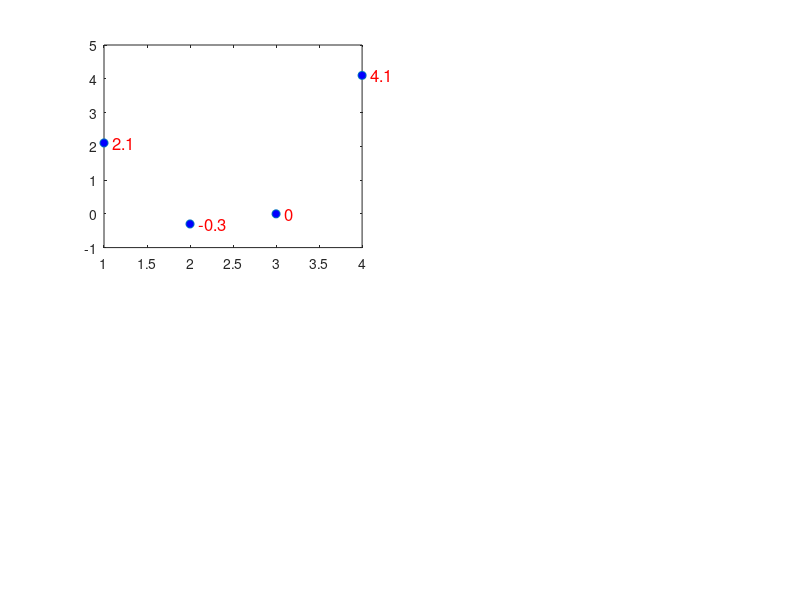

This chart was generated by the following MATLAB code: (Note: this script raises an error after producing the figure.)
%%% Relative level
clear all;
close all;

% Sub 1
% EIL
overall_real_eil = [-1.4 6.3 -37.9 4.6];
trees_real_eil = [2.7 15 -52.4 5.4];
hobble_real_eil = [1.9 4.7 -39.8 -1.6];
crocus_real_eil = [-4.1 10.2 -41.9 4.3];
spring_real_eil = [3.7 26 -56.5 15.8];

overall_ls_eil = [0.9 8.1 -42.5 0.4];
trees_ls_eil = [0.6 15.3 -57.0 1.3];
hobble_ls_eil = [-0.3 7.6 -44.0 1.0];
crocus_ls_eil = [-0.4 10.6 -43.6 -2.0];
spring_ls_eil = [0.5 29.4 -65.3 5.5];

figure;
subplot(2,2,1);
y = [trees_real_eil(1) - trees_ls_eil(1) trees_real_eil(2) - trees_ls_eil(2) 0 trees_real_eil(4) - trees_ls_eil(4)];
z = y;
plot(y,'o','MarkerFaceColor','b');
for i = 1:4
    text(i+0.1,y(i),num2str(y(i)),'Color','red','FontSize',12);
end
hline = refline([0 0]);
set(hline,'Color','k');
title('Subject 1, EIL: Consonant Source Level','fontweight','bold','fontsize',12);
xlabel('Trees: T');
ylabel('dB change vs. AC');
set(gca,'XTickLabel',{'NG14','RR','AC', 'LG14'});

subplot(2,2,2);
y = [hobble_real_eil(1) - hobble_ls_eil(1) hobble_real_eil(2) - hobble_ls_eil(2) 0 hobble_real_eil(4) - hobble_ls_eil(4)];
z = [z; y];
plot(y,'o','MarkerFaceColor','b')
for i = 1:4
    text(i+0.1,y(i),num2str(y(i)),'Color','red','FontSize',12);
end
hline = refline([0 0]);
set(hline,'Color','k');
xlabel('Hobble: B');
ylabel('dB change vs. AC');
set(gca,'XTickLabel',{'NG14','RR','AC', 'LG14'});

subplot(2,2,3);
y = [crocus_real_eil(1) - crocus_ls_eil(1) crocus_real_eil(2) - crocus_ls_eil(2) 0 crocus_real_eil(4) - crocus_ls_eil(4)];
z = [z; y];
plot(y,'o','MarkerFaceColor','b')
for i = 1:4
    text(i+0.1,y(i),num2str(y(i)),'Color','red','FontSize',12);
end
hline = refline([0 0]);
set(hline,'Color','k');
xlabel('Crocus: 2nd C');
ylabel('dB change vs. AC');
set(gca,'XTickLabel',{'NG14','RR','AC', 'LG14'});

subplot(2,2,4);
y = [spring_real_eil(1) - spring_ls_eil(1) spring_real_eil(2) - spring_ls_eil(2) 0 spring_real_eil(4) - spring_ls_eil(4)];
z = [z; y];
plot(y,'o','MarkerFaceColor','b');
for i = 1:4
    text(i+0.1,y(i),num2str(y(i)),'Color','red','FontSize',12);
end
hline = refline([0 0]);
set(hline,'Color','k');
xlabel('Spring: P');
ylabel('dB change vs. AC');
set(gca,'XTickLabel',{'NG14','RR','AC', 'LG14'});


% ATR
overall_real_atr = [-1.0 7.5 -35.6 2.1];
trod_real_atr = [1.7 24 -56.3 5.8];
crystal_real_atr = [11.2 33.5 -60.8 9.3];
god_real_atr = [8.4 27 -59 -1.7];
beautiful_real_atr = [-0.3 7 -35.8 -1.7];

overall_ls_atr = [1.1 8.9 -40.8 1.0];
trod_ls_atr = [0.6 23 -59.4 3];
crystal_ls_atr = [3.2 30.1 -64 5.8];
god_ls_atr = [2.8 28.9 -64.5 6];
beautiful_ls_atr = [-0.8 7.6 -41.9 1.1];
figure;
subplot(2,2,1);
y = [trod_real_atr(1) - trod_ls_atr(1) trod_real_atr(2) - trod_ls_atr(2) 0 trod_real_atr(4) - trod_ls_atr(4)];
z = [z; y];
plot(y,'o','MarkerFaceColor','b');
for i = 1:4
    text(i+0.1,y(i),num2str(y(i)),'Color','red','FontSize',12);
end
hline = refline([0 0]);
set(hline,'Color','k');
title('Subject 1, ATR: Consonant Source Level','fontweight','bold','fontsize',12);
xlabel('Trod: T');
ylabel('dB change vs. AC');
set(gca,'XTickLabel',{'NG14','RR','AC', 'LG14'});

subplot(2,2,2);
y = [crystal_real_atr(1) - crystal_ls_atr(1) crystal_real_atr(2) - crystal_ls_atr(2) 0 crystal_real_atr(4) - crystal_ls_atr(4)];
z = [z; y];
plot(y,'o','MarkerFaceColor','b');
for i = 1:4
    text(i+0.1,y(i),num2str(y(i)),'Color','red','FontSize',12);
end
hline = refline([0 0]);
set(hline,'Color','k');
xlabel('Crystal: C');
ylabel('dB change vs. AC');
set(gca,'XTickLabel',{'NG14','RR','AC', 'LG14'});

subplot(2,2,3);
y = [god_real_atr(1) - god_ls_atr(1) god_real_atr(2) - god_ls_atr(2) 0 god_real_atr(4) - god_ls_atr(4)];
z = [z; y];
plot(y,'o','MarkerFaceColor','b');
for i = 1:4
    text(i+0.1,y(i),num2str(y(i)),'Color','red','FontSize',12);
end
hline = refline([0 0]);
set(hline,'Color','k');
xlabel('God: G');
ylabel('dB change vs. AC');
set(gca,'XTickLabel',{'NG14','RR','AC', 'LG14'});

subplot(2,2,4);
y = [beautiful_real_atr(1) - beautiful_ls_atr(1) beautiful_real_atr(2) - beautiful_ls_atr(2) 0 beautiful_real_atr(4) - beautiful_ls_atr(4)];
z = [z; y];
plot(y,'o','MarkerFaceColor','b');
for i = 1:4
    text(i+0.1,y(i),num2str(y(i)),'Color','red','FontSize',12);
end
hline = refline([0 0]);
set(hline,'Color','k');
xlabel('Beautiful: B');
ylabel('dB change vs. AC');
set(gca,'XTickLabel',{'NG14','RR','AC', 'LG14'});

% WNDL
overall_real_wndl = [0.7 8.3 -37.1 5];
den_real_wndl = [11.7 23.5 -53.7 6.5];
lieben_real_wndl = [3.3 28.1 -53.1 9.6];
hoffet_real_wndl = [2.8 12.8 -48.2 1.8];
keit_real_wndl = [4.6 27.1 -58.8 5.4];

overall_ls_wndl = [0.7 8 -41.9 0.2];
den_ls_wndl = [4.7 17.1 -54.5 4.8];
lieben_ls_wndl = [0.3 10.2 -48.1 2.4];
hoffet_ls_wndl = [-0.3 10.6 -52.9 1.3];
keit_ls_wndl = [4.4 25.4 -60.6 2.9];

figure;
subplot(2,2,1);
y = [den_real_wndl(1) - den_ls_wndl(1) den_real_wndl(2) - den_ls_wndl(2) 0 den_real_wndl(4) - den_ls_wndl(4)];
z = [z; y];
plot(y,'o','MarkerFaceColor','b');
for i = 1:4
    text(i+0.1,y(i),num2str(y(i)),'Color','red','FontSize',12);
end
hline = refline([0 0]);
set(hline,'Color','k');
title('Subject 1, WNDL: Consonant Source Level','fontweight','bold','fontsize',12);
xlabel('Den: D');
ylabel('dB change vs. AC');
set(gca,'XTickLabel',{'NG14','RR','AC', 'LG14'});

subplot(2,2,2);
y = [lieben_real_wndl(1) - lieben_ls_wndl(1) lieben_real_wndl(2) - lieben_ls_wndl(2) 0 lieben_real_wndl(4) - lieben_ls_wndl(4)];
z = [z; y];
plot(y,'o','MarkerFaceColor','b');
for i = 1:4
    text(i+0.1,y(i),num2str(y(i)),'Color','red','FontSize',12);
end
hline = refline([0 0]);
set(hline,'Color','k');
xlabel('Lieben: B');
ylabel('dB change vs. AC');
set(gca,'XTickLabel',{'NG14','RR','AC', 'LG14'});

subplot(2,2,3);
y = [hoffet_real_wndl(1) - hoffet_ls_wndl(1) hoffet_real_wndl(2) - hoffet_ls_wndl(2) 0 hoffet_real_wndl(4) - hoffet_ls_wndl(4)];
z = [z; y];
plot(y,'o','MarkerFaceColor','b');
for i = 1:4
    text(i+0.1,y(i),num2str(y(i)),'Color','red','FontSize',12);
end
hline = refline([0 0]);
set(hline,'Color','k');
xlabel('Hoffet: T');
ylabel('dB change vs. AC');
set(gca,'XTickLabel',{'NG14','RR','AC', 'LG14'});

subplot(2,2,4);
y = [keit_real_wndl(1) - keit_ls_wndl(1) keit_real_wndl(2) - keit_ls_wndl(2) 0 keit_real_wndl(4) - keit_ls_wndl(4)];
z = [z; y];
plot(y,'o','MarkerFaceColor','b');
for i = 1:4
     text(i+0.1,y(i),num2str(y(i)),'Color','red','FontSize',12);
end
hline = refline([0 0]);
set(hline,'Color','k');
xlabel('Traurigkeit: T');
ylabel('dB change vs. AC');
set(gca,'XTickLabel',{'NG14','RR','AC', 'LG14'});

%Overall
figure;
subplot(3,1,1);
y = [overall_real_eil(1) - overall_ls_eil(1) overall_real_eil(2) - overall_ls_eil(2) 0 overall_real_eil(4) - overall_ls_eil(4)];
x = y;
plot(y,'o','MarkerFaceColor','b');
for i = 1:4
    text(i+0.1,y(i),num2str(y(i)),'Color','red','FontSize',12);
end
hline = refline([0 0]);
set(hline,'Color','k');
title('A) Subject 1: Overall Source Level Variation','fontweight','bold','fontsize',12);
xlabel('EIL');
ylabel('dB change vs. AC');
set(gca,'XTickLabel',{'NG14', '', 'RR', '', 'AC', '', 'LG14'});

subplot(3,1,2);
y = [overall_real_atr(1) - overall_ls_atr(1) overall_real_atr(2) - overall_ls_atr(2) 0 overall_real_atr(4) - overall_ls_atr(4)];
x = [x; y];
plot(y,'o','MarkerFaceColor','b');
for i = 1:4
    text(i+0.1,y(i),num2str(y(i)),'Color','red','FontSize',12);
end
hline = refline([0 0]);
set(hline,'Color','k');
xlabel('ATR');
ylabel('dB change vs. AC');
set(gca,'XTickLabel',{'NG14', '', 'RR', '', 'AC', '', 'LG14'});

subplot(3,1,3);
y = [overall_real_wndl(1) - overall_ls_wndl(1) overall_real_wndl(2) - overall_ls_wndl(2) 0 overall_real_wndl(4) - overall_ls_wndl(4)];
x = [x; y];
plot(y,'o','MarkerFaceColor','b');
for i = 1:4
    text(i+0.1,y(i),num2str(y(i)),'Color','red','FontSize',12);
end
hline = refline([0 0]);
set(hline,'Color','k');
xlabel('WNDL');
ylabel('dB change vs. AC');
set(gca,'XTickLabel',{'NG14', '', 'RR', '', 'AC', '', 'LG14'});

% Overall room only
figure;
subplot(3,1,1);
y = [overall_ls_eil(1) overall_ls_eil(4) overall_ls_eil(2)];
plot(y,'o','MarkerFaceColor','b');
title('Sub. 1 - Level Relative to AC: Room Only','fontweight','bold','fontsize',12);
for i = 1:3
    text(i+0.1,y(i),num2str(y(i)),'Color','red','FontSize',12);
end
xlabel('EIL');
ylabel('dB change vs. AC');
set(gca,'XTickLabel',{'NG14', '', '', '', '', 'LG14', '', '', '', '', 'RR'});
subplot(3,1,2);
y = [overall_ls_atr(1) overall_ls_atr(4) overall_ls_atr(2)];
plot(y,'o','MarkerFaceColor','b');
for i = 1:3
    text(i+0.1,y(i),num2str(y(i)),'Color','red','FontSize',12);
end
xlabel('ATR');
ylabel('dB change vs. AC');
set(gca,'XTickLabel',{'NG14', '', '', '', '', 'LG14', '', '', '', '', 'RR'});
subplot(3,1,3);
y = [overall_ls_wndl(1) overall_ls_wndl(4) overall_ls_wndl(2)];
plot(y,'o','MarkerFaceColor','b');
for i = 1:3
    text(i+0.1,y(i),num2str(y(i)),'Color','red','FontSize',12);
end
xlabel('WNDL');
ylabel('dB change vs. AC');
set(gca,'XTickLabel',{'NG14', '', '', '', '', 'LG14', '', '', '', '', 'RR'});

% Averages
figure;
errorbar(mean(z), std(z), 'o','MarkerFaceColor','b');
hold on;
plot(median(z),'ro','MarkerFaceColor','r');
legend('Mean', 'Median');
set(gca,'XTickLabel',{'', 'NG14','','RR','','AC','','LG14'});
title('A) Subject 1: Consonant Level Differences Relative to AC','fontweight','bold','fontsize',12);
ylabel('Level (dB)');
hline = refline([0 0]);
set(hline,'Color','k');

figure;
errorbar(mean(x), std(x), 'o','MarkerFaceColor','b');
hold on;
plot(median(x),'ro','MarkerFaceColor','r');
legend('Mean', 'Median');
set(gca,'XTickLabel',{'', 'NG14','','RR','','AC','','LG14'});
title('A) Subject 1: Overall Level Differences Relative to AC','fontweight','bold','fontsize',12);
ylabel('Level (dB)');
hline = refline([0 0]);
set(hline,'Color','k');


% Sub2
% EIL
overall_real_eil = [-32.0 1.6 2.8 9.4];
trees_real_eil = [-43.3 3.5 2.0 13.5];
hobble_real_eil = [-46.7 7.1 13.6 17.9];
crocus_real_eil = [-38.9 -2.7 0.2 15];
spring_real_eil = [-53.9 6.9 7.4 34.5];

overall_ls_eil = [-36.8 0.5 -0.1 7.5];
trees_ls_eil = [-46.8 0.5 1.5 14.3];
hobble_ls_eil = [-44.4 2.3 3.2 11.8];
crocus_ls_eil = [-43.7 13 2.4 16];
spring_ls_eil = [-55.3 1.1 3.2 19.2];

figure;
subplot(2,2,1);
y = [0 trees_real_eil(2:end) - trees_ls_eil(2:end)];
z = [y(2) y(4) y(1) y(3)];
plot(y,'o','MarkerFaceColor','b');
for i = 1:4
    text(i+0.1,y(i),num2str(y(i)),'Color','red','FontSize',12);
end
hline = refline([0 0]);
set(hline,'Color','k');
title('Subject 2, EIL: Consonant Source Level','fontweight','bold','fontsize',12);
xlabel('Trees: T');
ylabel('dB change vs. AC');
set(gca,'XTickLabel',{'AC','NG14','LG14','RR'});

subplot(2,2,2);
y = [0 hobble_real_eil(2:end) - hobble_ls_eil(2:end)];
z = [z; y(2) y(4) y(1) y(3)];
plot(y,'o','MarkerFaceColor','b');
for i = 1:4
    text(i+0.1,y(i),num2str(y(i)),'Color','red','FontSize',12);
end
hline = refline([0 0]);
set(hline,'Color','k');
xlabel('Hobble: B');
ylabel('dB change vs. AC');
set(gca,'XTickLabel',{'AC','NG14','LG14','RR'});

subplot(2,2,3);
y = [0 crocus_real_eil(2:end) - crocus_ls_eil(2:end)];
z = [z; y(2) y(4) y(1) y(3)];
plot(y,'o','MarkerFaceColor','b');
for i = 1:4
    text(i+0.1,y(i),num2str(y(i)),'Color','red','FontSize',12);
end
hline = refline([0 0]);
set(hline,'Color','k');
xlabel('Crocus: 2nd C');
ylabel('dB change vs. AC');
set(gca,'XTickLabel',{'AC','NG14','LG14','RR'});

subplot(2,2,4);
y = [0 spring_real_eil(2:end) - spring_ls_eil(2:end)];
z = [z; y(2) y(4) y(1) y(3)];
plot(y,'o','MarkerFaceColor','b');
for i = 1:4
    text(i+0.1,y(i),num2str(y(i)),'Color','red','FontSize',12);
end
hline = refline([0 0]);
set(hline,'Color','k');
xlabel('Spring: P');
ylabel('dB change vs. AC');
set(gca,'XTickLabel',{'AC','NG14','LG14','RR'});


% ATR
overall_real_atr = [-32.4 1.5 2.8 11.4];
trod_real_atr = [-52.9 2.7 5.9 24.5];
crystal_real_atr = [-49.3 7.8 -0.4 23.5];
god_real_atr = [-53.0 1.4 2.3 23.4];
beautiful_real_atr = [-47.1 8.5 8.0 10.6];

overall_ls_atr = [-36.3 1.3 0.8 7.6];
trod_ls_atr = [-56.5 1 2.6 23.8];
crystal_ls_atr = [-52.8 -0.1 0.9 19.5];
god_ls_atr = [-55.8 0.2 3.5 20.2];
beautiful_ls_atr = [-51.2 0.4 4.4 21.1];

figure;
subplot(2,2,1);
y = [0 trod_real_atr(2:end) - trod_ls_atr(2:end)];
z = [z; y(2) y(4) y(1) y(3)];
plot(y,'o','MarkerFaceColor','b');
for i = 1:4
    text(i+0.1,y(i),num2str(y(i)),'Color','red','FontSize',12);
end
hline = refline([0 0]);
set(hline,'Color','k');
title('Subject 2, ATR: Consonant Source Level','fontweight','bold','fontsize',12);
xlabel('Trod: T');
ylabel('dB change vs. AC');
set(gca,'XTickLabel',{'AC','NG14','LG14','RR'});

subplot(2,2,2);
y = [0 crystal_real_atr(2:end) - crystal_ls_atr(2:end)];
z = [z; y(2) y(4) y(1) y(3)];
plot(y,'o','MarkerFaceColor','b');
for i = 1:4
    text(i+0.1,y(i),num2str(y(i)),'Color','red','FontSize',12);
end
hline = refline([0 0]);
set(hline,'Color','k');
xlabel('Crystal: C');
ylabel('dB change vs. AC');
set(gca,'XTickLabel',{'AC','NG14','LG14','RR'});

subplot(2,2,3);
y = [0 god_real_atr(2:end) - god_ls_atr(2:end)];
z = [z; y(2) y(4) y(1) y(3)];
plot(y,'o','MarkerFaceColor','b');
for i = 1:4
    text(i+0.1,y(i),num2str(y(i)),'Color','red','FontSize',12);
end
hline = refline([0 0]);
set(hline,'Color','k');
xlabel('God: G');
ylabel('dB change vs. AC');
set(gca,'XTickLabel',{'AC','NG14','LG14','RR'});

subplot(2,2,4);
y = [0 beautiful_real_atr(2:end) - beautiful_ls_atr(2:end)];
z = [z; y(2) y(4) y(1) y(3)];
plot(y,'o','MarkerFaceColor','b');
for i = 1:4
    text(i+0.1,y(i),num2str(y(i)),'Color','red','FontSize',12);
end
hline = refline([0 0]);
set(hline,'Color','k');
xlabel('Beautiful: B');
ylabel('dB change vs. AC');
set(gca,'XTickLabel',{'AC','NG14','LG14','RR'});


% JTOU
overall_real_jtou = [-31.0 1.6 2.6 8.2];
crystal_real_jtou = [-45.9 5.1 3.6 18.3];
spend_real_jtou = [-45.9 -16.2 6.7 19.2];
two_real_jtou = [-41.0 2.3 -2.2 16.0];
just_real_jtou = [-41.3 0.1 4.2 21.0];

overall_ls_jtou = [-34.8 0.2 0.4 6.5];
crystal_ls_jtou = [-53.8 0.0 0.8 18.7];
spend_ls_jtou = [-55.8 -0.8 3.5 21.0];
two_ls_jtou = [-41.6 -1.2 -0.1 7.8];
just_ls_jtou = [-44.3 0.1 1.8 18.2];

figure;
subplot(2,2,1);
y = [0 crystal_real_jtou(2:end) - crystal_ls_jtou(2:end)];
z = [z; y(2) y(4) y(1) y(3)];
plot(y,'o','MarkerFaceColor','b');
for i = 1:4
    text(i+0.1,y(i),num2str(y(i)),'Color','red','FontSize',12);
end
hline = refline([0 0]);
set(hline,'Color','k');
title('Subject 2, JTOU: Consonant Source Level','fontweight','bold','fontsize',12);
xlabel('Crystal: C');
ylabel('dB change vs. AC');
set(gca,'XTickLabel',{'AC','NG14','LG14','RR'});

subplot(2,2,2);
y = [0 spend_real_jtou(2:end) - spend_ls_jtou(2:end)];
z = [z; y(2) y(4) y(1) y(3)];
plot(y,'o','MarkerFaceColor','b');
for i = 1:4
    text(i+0.1,y(i),num2str(y(i)),'Color','red','FontSize',12);
end
hline = refline([0 0]);
set(hline,'Color','k');
xlabel('Spend: P');
ylabel('dB change vs. AC');
set(gca,'XTickLabel',{'AC','NG14','LG14','RR'});

subplot(2,2,3);
y = [0 two_real_jtou(2:end) - two_ls_jtou(2:end)];
z = [z; y(2) y(4) y(1) y(3)];
plot(y,'o','MarkerFaceColor','b');
for i = 1:4
    text(i+0.1,y(i),num2str(y(i)),'Color','red','FontSize',12);
end
hline = refline([0 0]);
set(hline,'Color','k');
xlabel('Two: T');
ylabel('dB change vs. AC');
set(gca,'XTickLabel',{'AC','NG14','LG14','RR'});

subplot(2,2,4);
y = [0 just_real_jtou(2:end) - just_ls_jtou(2:end)];
z = [z; y(2) y(4) y(1) y(3)];
plot(y,'o','MarkerFaceColor','b');
for i = 1:4
    text(i+0.1,y(i),num2str(y(i)),'Color','red','FontSize',12);
end
hline = refline([0 0]);
set(hline,'Color','k');
xlabel('Just: J');
ylabel('dB change vs. AC');
set(gca,'XTickLabel',{'AC','NG14','LG14','RR'});


% Overall
figure;
subplot(3,1,1);
y = [0 overall_real_eil(2:end) - overall_ls_eil(2:end)];
plot(y,'o','MarkerFaceColor','b');
for i = 1:4
    text(i+0.1,y(i),num2str(y(i)),'Color','red','FontSize',12);
end
hline = refline([0 0]);
set(hline,'Color','k');
title('B) Subject 2: Overall Source Level Variation','fontweight','bold','fontsize',12);
xlabel('EIL');
ylabel('dB change vs. AC');
set(gca,'XTickLabel',{'AC', '', 'NG14', '', 'LG14', '', 'RR'});

subplot(3,1,2);
y = [0 overall_real_atr(2:end) - overall_ls_atr(2:end)];
plot(y,'o','MarkerFaceColor','b');
for i = 1:4
    text(i+0.1,y(i),num2str(y(i)),'Color','red','FontSize',12);
end
hline = refline([0 0]);
set(hline,'Color','k');
xlabel('ATR');
ylabel('dB change vs. AC');
set(gca,'XTickLabel',{'AC', '', 'NG14', '', 'LG14', '', 'RR'});

subplot(3,1,3);
y = [0 overall_real_jtou(2:end) - overall_ls_jtou(2:end)];
plot(y,'o','MarkerFaceColor','b');
for i = 1:4
    text(i+0.1,y(i),num2str(y(i)),'Color','red','FontSize',12);
end
hline = refline([0 0]);
set(hline,'Color','k');
xlabel('JTOU');
ylabel('dB change vs. AC');
set(gca,'XTickLabel',{'AC', '', 'NG14', '', 'LG14', '', 'RR'});


% Overall Reordered
figure;
subplot(3,1,1);
y = [overall_real_eil(2) - overall_ls_eil(2) overall_real_eil(4) - overall_ls_eil(4) 0 overall_real_eil(3) - overall_ls_eil(3)];
x = [y];
plot(y,'o','MarkerFaceColor','b');
for i = 1:4
    text(i+0.1,y(i),num2str(y(i)),'Color','red','FontSize',12);
end
hline = refline([0 0]);
set(hline,'Color','k');
title('D) Subject 2: Rooms Reordered','fontweight','bold','fontsize',12);
xlabel('EIL');
ylabel('dB change vs. AC');
set(gca,'XTickLabel',{'NG14', '', 'RR', '', 'AC', '', 'LG14'});

subplot(3,1,2);
y = [overall_real_atr(2) - overall_ls_atr(2) overall_real_atr(4) - overall_ls_atr(4) 0 overall_real_atr(3) - overall_ls_atr(3)];
x = [x; y];
plot(y,'o','MarkerFaceColor','b');
for i = 1:4
    text(i+0.1,y(i),num2str(y(i)),'Color','red','FontSize',12);
end
hline = refline([0 0]);
set(hline,'Color','k');
xlabel('ATR');
ylabel('dB change vs. AC');
set(gca,'XTickLabel',{'NG14', '', 'RR', '', 'AC', '', 'LG14'});

subplot(3,1,3);
y = [overall_real_jtou(2) - overall_ls_jtou(2) overall_real_jtou(4) - overall_ls_jtou(4) 0 overall_real_jtou(3) - overall_ls_jtou(3)];
x = [x; y];
plot(y,'o','MarkerFaceColor','b');
for i = 1:4
    text(i+0.1,y(i),num2str(y(i)),'Color','red','FontSize',12);
end
hline = refline([0 0]);
set(hline,'Color','k');
xlabel('JTOU');
ylabel('dB change vs. AC');
set(gca,'XTickLabel',{'NG14', '', 'RR', '', 'AC', '', 'LG14'});

% Overall room only
figure;
subplot(3,1,1);
y = overall_ls_eil(2:end);
plot(y,'o','MarkerFaceColor','b');
for i = 1:3
    text(i+0.1,y(i),num2str(y(i)),'Color','red','FontSize',12);
end
title('Sub. 2 - Level Relative to AC: Room Only','fontweight','bold','fontsize',12);
xlabel('EIL');
ylabel('dB change vs. AC');
set(gca,'XTickLabel',{'NG14', '', '', '', '', 'LG14', '', '', '', '', 'RR'});
subplot(3,1,2);
y = overall_ls_atr(2:end);
plot(y,'o','MarkerFaceColor','b');
for i = 1:3
    text(i+0.1,y(i),num2str(y(i)),'Color','red','FontSize',12);
end
xlabel('ATR');
ylabel('dB change vs. AC');
set(gca,'XTickLabel',{'NG14', '', '', '', '', 'LG14', '', '', '', '', 'RR'});
subplot(3,1,3);
y = overall_ls_jtou(2:end);
plot(y,'o','MarkerFaceColor','b');
for i = 1:3
    text(i+0.1,y(i),num2str(y(i)),'Color','red','FontSize',12);
end
xlabel('JTOU');
ylabel('dB change vs. AC');
set(gca,'XTickLabel',{'NG14', '', '', '', '', 'LG14', '', '', '', '', 'RR'});


% Averages
figure;
errorbar(mean(z), std(z), 'o','MarkerFaceColor','b');
hold on;
plot(median(z),'ro','MarkerFaceColor','r');
legend('Mean', 'Median');
set(gca,'XTickLabel',{'', 'NG14','','RR','','AC','','LG14'});
title('B) Subject 2: Consonant Level Differences Relative to AC','fontweight','bold','fontsize',12);
ylabel('Level (dB)');
hline = refline([0 0]);
set(hline,'Color','k');

figure;
errorbar(mean(x), std(x), 'o','MarkerFaceColor','b');
hold on;
plot(median(x),'ro','MarkerFaceColor','r');
legend('Mean', 'Median');
set(gca,'XTickLabel',{'', 'NG14','','RR','','AC','','LG14'});
title('B) Subject 2: Overall Level Differences Relative to AC','fontweight','bold','fontsize',12);
ylabel('Level (dB)');
hline = refline([0 0]);
set(hline,'Color','k');

% Sub 3
% EIL
overall_real_eil = [0.2 8.2 -30.4 1.2];
trees_real_eil = [1 16.7 -41.5 0.8];
hobble_real_eil = [11.6 20.6 -40.7 7.5];
crocus_real_eil = [5 11.9 -35.7 2.5];
spring_real_eil = [18.1 21.8 -58.9 15.6];

overall_ls_eil = [1 9.6 -36 1.3];
trees_ls_eil = [0.3 19 -45.4 0.9];
hobble_ls_eil = [-0.9 16.9 -43.5 2.6];
crocus_ls_eil = [-1.6 20.7 -48.5 3];
spring_ls_eil = [0.9 27.4 -63.7 6.2];

figure;
subplot(2,2,1);
y = [trees_real_eil(1) - trees_ls_eil(1) trees_real_eil(2) - trees_ls_eil(2) 0 trees_real_eil(4) - trees_ls_eil(4)];
z = [y];
plot(y,'o','MarkerFaceColor','b');
for i = 1:4
    text(i+0.1,y(i),num2str(y(i)),'Color','red','FontSize',12);
end
hline = refline([0 0]);
set(hline,'Color','k');
title('Subject 3, EIL: Consonant Source Level','fontweight','bold','fontsize',12);
xlabel('Trees: T');
ylabel('dB change vs. AC');
set(gca,'XTickLabel',{'NG14','RR','AC', 'LG14'});

subplot(2,2,2);
y = [hobble_real_eil(1) - hobble_ls_eil(1) hobble_real_eil(2) - hobble_ls_eil(2) 0 hobble_real_eil(4) - hobble_ls_eil(4)];
z = [z; y];
plot(y,'o','MarkerFaceColor','b');
for i = 1:4
    text(i+0.1,y(i),num2str(y(i)),'Color','red','FontSize',12);
end
hline = refline([0 0]);
set(hline,'Color','k');
xlabel('Hobble: B');
ylabel('dB change vs. AC');
set(gca,'XTickLabel',{'NG14','RR','AC', 'LG14'});

subplot(2,2,3);
y = [crocus_real_eil(1) - crocus_ls_eil(1) crocus_real_eil(2) - crocus_ls_eil(2) 0 crocus_real_eil(4) - crocus_ls_eil(4)];
z = [z; y];
plot(y,'o','MarkerFaceColor','b');
for i = 1:4
    text(i+0.1,y(i),num2str(y(i)),'Color','red','FontSize',12);
end
hline = refline([0 0]);
set(hline,'Color','k');
xlabel('Crocus: 2nd C');
ylabel('dB change vs. AC');
set(gca,'XTickLabel',{'NG14','RR','AC', 'LG14'});

subplot(2,2,4);
y = [spring_real_eil(1) - spring_ls_eil(1) spring_real_eil(2) - spring_ls_eil(2) 0 spring_real_eil(4) - spring_ls_eil(4)];
z = [z; y];
plot(y,'o','MarkerFaceColor','b');
for i = 1:4
    text(i+0.1,y(i),num2str(y(i)),'Color','red','FontSize',12);
end
hline = refline([0 0]);
set(hline,'Color','k');
xlabel('Spring: P');
ylabel('dB change vs. AC');
set(gca,'XTickLabel',{'NG14','RR','AC', 'LG14'});


% ATR
overall_real_atr = [-1.3 8.5 -28.2 2.1];
trod_real_atr = [-4.4 23.4 -45.1 5.3];
crystal_real_atr = [-0.4 21.1 -51 3];
god_real_atr = [-5.6 17.8 -42.9 -2.9];
beautiful_real_atr = [-9.1 19.5 -36.6 6.2];

overall_ls_atr = [1.1 10.5 -34.2 1.4];
trod_ls_atr = [2 19.7 -49.2 3.1];
crystal_ls_atr = [1.6 36 -58.7 5];
god_ls_atr = [0.1 21 -48.1 0.5];
beautiful_ls_atr = [-0.8 15.6 -41.5 -0.2];

figure;
subplot(2,2,1);
y = [trod_real_atr(1) - trod_ls_atr(1) trod_real_atr(2) - trod_ls_atr(2) 0 trod_real_atr(4) - trod_ls_atr(4)];
z = [z; y];
plot(y,'o','MarkerFaceColor','b');
for i = 1:4
    text(i+0.1,y(i),num2str(y(i)),'Color','red','FontSize',12);
end
hline = refline([0 0]);
set(hline,'Color','k');
title('Subject 3, ATR: Consonant Source Level','fontweight','bold','fontsize',12);
xlabel('Trod: T');
ylabel('dB change vs. AC');
set(gca,'XTickLabel',{'NG14','RR','AC', 'LG14'});

subplot(2,2,2);
y = [crystal_real_atr(1) - crystal_ls_atr(1) crystal_real_atr(2) - crystal_ls_atr(2) 0 crystal_real_atr(4) - crystal_ls_atr(4)];
z = [z; y];
plot(y,'o','MarkerFaceColor','b');
for i = 1:4
    text(i+0.1,y(i),num2str(y(i)),'Color','red','FontSize',12);
end
hline = refline([0 0]);
set(hline,'Color','k');
xlabel('Crystal: C');
ylabel('dB change vs. AC');
set(gca,'XTickLabel',{'NG14','RR','AC', 'LG14'});

subplot(2,2,3);
y = [god_real_atr(1) - god_ls_atr(1) god_real_atr(2) - god_ls_atr(2) 0 god_real_atr(4) - god_ls_atr(4)];
z = [z; y];
plot(y,'o','MarkerFaceColor','b');
for i = 1:4
    text(i+0.1,y(i),num2str(y(i)),'Color','red','FontSize',12);
end
hline = refline([0 0]);
set(hline,'Color','k');
xlabel('God: G');
ylabel('dB change vs. AC');
set(gca,'XTickLabel',{'NG14','RR','AC', 'LG14'});

subplot(2,2,4);
y = [beautiful_real_atr(1) - beautiful_ls_atr(1) beautiful_real_atr(2) - beautiful_ls_atr(2) 0 beautiful_real_atr(4) - beautiful_ls_atr(4)];
z = [z; y];
plot(y,'o','MarkerFaceColor','b');
for i = 1:4
    text(i+0.1,y(i),num2str(y(i)),'Color','red','FontSize',12);
end
hline = refline([0 0]);
set(hline,'Color','k');
xlabel('Beautiful: B');
ylabel('dB change vs. AC');
set(gca,'XTickLabel',{'NG14','RR','AC', 'LG14'});

% WDC
overall_real_wdc = [0.7 9.1 -30.9 0.4];
picture_real_wdc = [14.3 23.6 -50.9 11.5];
covers_real_wdc = [5.9 22.2 -44.8 -2.1];
darling_real_wdc = [-0.1 8 -33.4 -6.2];
violets_real_wdc = [-2.3 21.1 -42.2 -0.1];

overall_ls_wdc = [1.2 9 -36.1 0.7];
picture_ls_wdc = [0.1 26.5 -57.5 1.4];
covers_ls_wdc = [0.4 19.8 -49.1 1.1];
darling_ls_wdc = [-0.4 11.3 -40.5 0.2];
violets_ls_wdc = [0.3 17.4 -42.8 0.8];

figure;
subplot(2,2,1);
y = [picture_real_wdc(1) - picture_ls_wdc(1) picture_real_wdc(2) - picture_ls_wdc(2) 0 picture_real_wdc(4) - picture_ls_wdc(4)];
z = [z; y];
plot(y,'o','MarkerFaceColor','b');
for i = 1:4
    text(i+0.1,y(i),num2str(y(i)),'Color','red','FontSize',12);
end
hline = refline([0 0]);
set(hline,'Color','k');
title('Subject 3, WDC: Consonant Source Level','fontweight','bold','fontsize',12);
xlabel('Picture: P');
ylabel('dB change vs. AC');
set(gca,'XTickLabel',{'NG14','RR','AC', 'LG14'});

subplot(2,2,2);
y = [covers_real_wdc(1) - covers_ls_wdc(1) covers_real_wdc(2) - covers_ls_wdc(2) 0 covers_real_wdc(4) - covers_ls_wdc(4)];
z = [z; y];
plot(y,'o','MarkerFaceColor','b');
for i = 1:4
    text(i+0.1,y(i),num2str(y(i)),'Color','red','FontSize',12);
end
hline = refline([0 0]);
set(hline,'Color','k');
xlabel('Covers: C');
ylabel('dB change vs. AC');
set(gca,'XTickLabel',{'NG14','RR','AC', 'LG14'});

subplot(2,2,3);
y = [darling_real_wdc(1) - darling_ls_wdc(1) darling_real_wdc(2) - darling_ls_wdc(2) 0 darling_real_wdc(4) - darling_ls_wdc(4)];
z = [z; y];
plot(y,'o','MarkerFaceColor','b');
for i = 1:4
    text(i+0.1,y(i),num2str(y(i)),'Color','red','FontSize',12);
end
hline = refline([0 0]);
set(hline,'Color','k');
xlabel('Darling: D');
ylabel('dB change vs. AC');
set(gca,'XTickLabel',{'NG14','RR','AC', 'LG14'});

subplot(2,2,4);
y = [violets_real_wdc(1) - violets_ls_wdc(1) violets_real_wdc(2) - violets_ls_wdc(2) 0 violets_real_wdc(4) - violets_ls_wdc(4)];
z = [z; y];
plot(y,'o','MarkerFaceColor','b');
for i = 1:4
    text(i+0.1,y(i),num2str(y(i)),'Color','red','FontSize',12);
end
hline = refline([0 0]);
set(hline,'Color','k');
xlabel('Violets: T');
ylabel('dB change vs. AC');
set(gca,'XTickLabel',{'NG14','RR','AC', 'LG14'});

% Overall
figure;
subplot(3,1,1);
y = [overall_real_eil(1) - overall_ls_eil(1) overall_real_eil(2) - overall_ls_eil(2) 0 overall_real_eil(4) - overall_ls_eil(4)];
x = [y];
plot(y,'o','MarkerFaceColor','b');
for i = 1:4
    text(i+0.1,y(i),num2str(y(i)),'Color','red','FontSize',12);
end
hline = refline([0 0]);
set(hline,'Color','k');
title('C) Subject 3: Overall Source Level Variation','fontweight','bold','fontsize',12);
xlabel('EIL');
ylabel('dB change vs. AC');
set(gca,'XTickLabel',{'NG14', '', 'RR', '', 'AC', '', 'LG14'});

subplot(3,1,2);
y = [overall_real_atr(1) - overall_ls_atr(1) overall_real_atr(2) - overall_ls_atr(2) 0 overall_real_atr(4) - overall_ls_atr(4)];
x = [x; y];
plot(y,'o','MarkerFaceColor','b');
for i = 1:4
    text(i+0.1,y(i),num2str(y(i)),'Color','red','FontSize',12);
end
hline = refline([0 0]);
set(hline,'Color','k');
xlabel('ATR');
ylabel('dB change vs. AC');
set(gca,'XTickLabel',{'NG14', '', 'RR', '', 'AC', '', 'LG14'});

subplot(3,1,3);
y = [overall_real_wdc(1) - overall_ls_wdc(1) overall_real_wdc(2) - overall_ls_wdc(2) 0 overall_real_wdc(4) - overall_ls_wdc(4)];
x = [x; y];
plot(y,'o','MarkerFaceColor','b');
for i = 1:4
    text(i+0.1,y(i),num2str(y(i)),'Color','red','FontSize',12);
end
hline = refline([0 0]);
set(hline,'Color','k');
xlabel('WDC');
ylabel('dB change vs. AC');
set(gca,'XTickLabel',{'NG14', '', 'RR', '', 'AC', '', 'LG14'});


% Overall room only
figure;
subplot(3,1,1);
y = [overall_ls_eil(1) overall_ls_eil(4) overall_ls_eil(2)];
plot(y,'o','MarkerFaceColor','b');
for i = 1:3
    text(i+0.1,y(i),num2str(y(i)),'Color','red','FontSize',12);
end
title('Sub. 3 - Level Relative to AC: Room Only','fontweight','bold','fontsize',12);
xlabel('EIL');
ylabel('dB change vs. AC');
set(gca,'XTickLabel',{'NG14', '', '', '', '', 'LG14', '', '', '', '', 'RR'});
subplot(3,1,2);
y = [overall_ls_atr(1) overall_ls_atr(4) overall_ls_atr(2)];
plot(y,'o','MarkerFaceColor','b');
for i = 1:3
    text(i+0.1,y(i),num2str(y(i)),'Color','red','FontSize',12);
end
xlabel('ATR');
ylabel('dB change vs. AC');
set(gca,'XTickLabel',{'NG14', '', '', '', '', 'LG14', '', '', '', '', 'RR'});
subplot(3,1,3);
y = [overall_ls_wdc(1) overall_ls_wdc(4) overall_ls_wdc(2)];
plot(y,'o','MarkerFaceColor','b');
for i = 1:3
    text(i+0.1,y(i),num2str(y(i)),'Color','red','FontSize',12);
end
xlabel('WDC');
ylabel('dB change vs. AC');
set(gca,'XTickLabel',{'NG14', '', '', '', '', 'LG14', '', '', '', '', 'RR'});


% Averages
figure;
errorbar(mean(z), std(z), 'o','MarkerFaceColor','b');
hold on;
plot(median(z),'ro','MarkerFaceColor','r');
legend('Mean', 'Median');
set(gca,'XTickLabel',{'', 'NG14','','RR','','AC','','LG14'});
title('C) Subject 3: Consonant Level Differences Relative to AC','fontweight','bold','fontsize',12);
ylabel('Level (dB)');
hline = refline([0 0]);
set(hline,'Color','k');

figure;
errorbar(mean(x), std(x), 'o','MarkerFaceColor','b');
hold on;
plot(median(x),'ro','MarkerFaceColor','r');
legend('Mean', 'Median');
set(gca,'XTickLabel',{'', 'NG14','','RR','','AC','','LG14'});
title('C) Subject 3: Overall Level Differences Relative to AC','fontweight','bold','fontsize',12);
ylabel('Level (dB)');
hline = refline([0 0]);
set(hline,'Color','k');